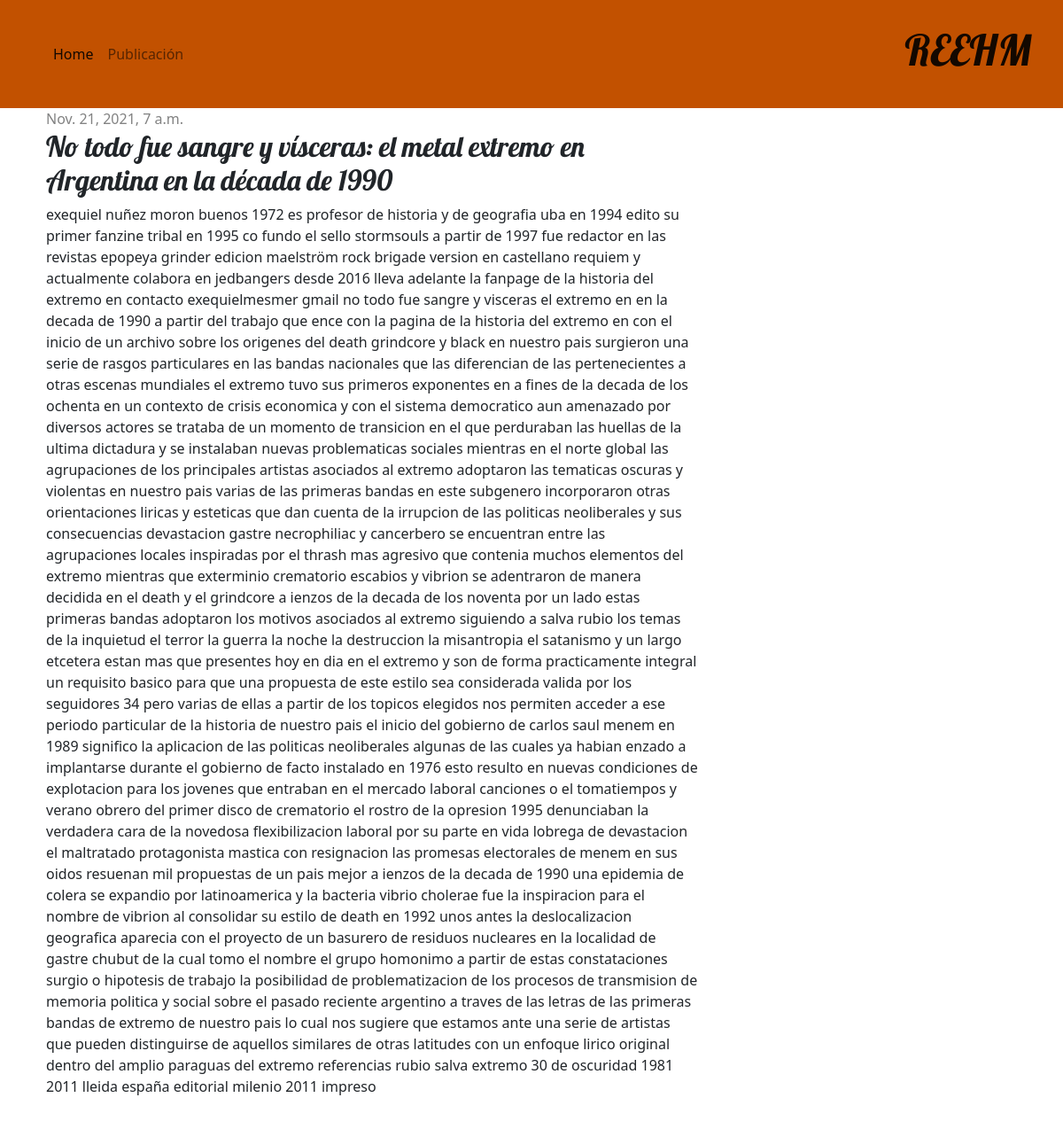
Screenshot of /post/no-todo-fue-sangre-y-visceras-el-metal-extremo-en-argentina-en-la-decada-de-1990/ with the database file from the repository.
### blog/models.py (models this page shows, shortened)
class Post(models.Model):
    slug = models.SlugField(blank=True, null=True)
    author = models.ForeignKey('auth.User', on_delete=models.CASCADE)
    title = models.CharField(max_length=200)
    text = models.TextField()
    created_date = models.DateTimeField(
            default=timezone.now)
    published_date = models.DateTimeField(
            blank=True, null=True)

### blog/views.py (the view)
# urls.py: path('post/<slug:slug>/', views.post_detail, name='post_detail'),
def post_detail(request, slug):
    post = get_object_or_404(Post, slug=slug)
    return render(request, 'blog/post_detail.html', {'post': post})

### blog/templates/blog/post_detail.html
{% extends 'blog/base.html' %}
{% block content %}
    <div class="post">
        {% if post.published_date %}
            <div class="date">
                {{ post.published_date }}
            </div>
        {% endif %}
        <h2>{{ post.title }}</h2>
        <p>{{ post.text|linebreaksbr }}</p>
    </div>
{% endblock %}

### blog/static/css/blog.css (style rules this page uses)
h1, h2, h3, h4 { font-family: 'Lobster', cursive; }
.date { color: #828282; }
.post { margin-bottom: 70px; }

### rows the page displays
Post: published_date "Nov. 21, 2021, 7 a.m.", title "No todo fue sangre y vísceras: el metal extremo en Argentina en la década de 1990", text "exequiel nuñez moron buenos 1972 es profesor de historia y de geografia uba en 1994 edito su primer fanzine tribal en 1995 co fundo el sello stormsouls a partir de 1997 fue redactor en las revistas epopeya grinder edicion maelström rock brigade version en castellano requiem y actualmente colabora en jedbangers desde 2016 lleva adelante la fanpage de la historia del extremo en contacto exequielmesmer gmail no todo fue sangre y visceras el extremo en en la decada de 1990 a partir del trabajo que ence con la pagina de la historia del extremo en con el inicio de un archivo sobre los origenes del death grindcore y black en nuestro pais surgieron una serie de rasgos particulares en las bandas…"
